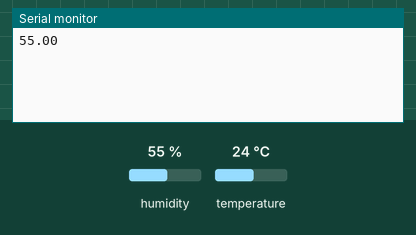
Recording of a sketch running on a simulated Arduino Uno, built with avr-gcc and run on an emulated ATmega328P. Parts: the last lines printed to the serial monitor. The test bench sets the inputs (shaded band); at power-on: humidity 55 %, temperature 24 °C.

Above: at 2.2 s.
2.3 s: humidity set to 22 %
At 4.3 s:
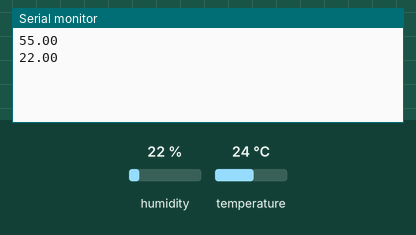
5.1 s: humidity set to 40 %
At 6.7 s:
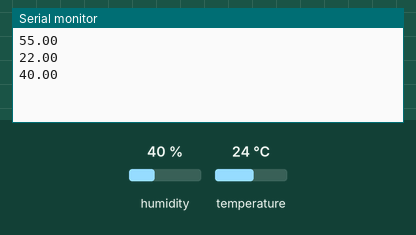
Timing chart, 0 to 8.2 s (numbered marks = the images above; inputs shaded):
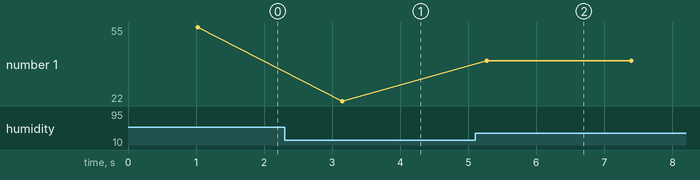

Measured:
- after the input at 2.3 s, the serial monitor: prints a new line after 0.85 s (image 1)
- after the input at 5.1 s, the serial monitor: prints a new line after 0.17 s (image 2)
- plotted number 1: 55 → 22 after the input at 2.3 s, 22 → 40 after the input at 5.1 s

The sketch:

dht11.ino
```cpp
#include <dht.h>

#define dht_dpin A0 //no ; here. Set equal to channel sensor is on

dht DHT;

void setup(){
  Serial.begin(9600);
  delay(300);//Let system settle
  //Serial.println("Humidity and temperature\n\n");
  delay(700);//Wait rest of 1000ms recommended delay before
  //accessing sensor
}//end "setup()"

void loop(){
  //This is the "heart" of the program.
  DHT.read11(dht_dpin);
Serial.println();
  //  Serial.print("Current humidity = ");
    Serial.print(DHT.humidity);

  //  Serial.print("%  ");
  //  Serial.print("temperature = ");
  //  Serial.print(DHT.temperature);
  //  Serial.println("C  ");
  delay(2100);
  ;//Don't try to access too frequently... in theory
  //should be once per two seconds, fastest,
  //but seems to work after 0.8 second.
}// end loop()
```
